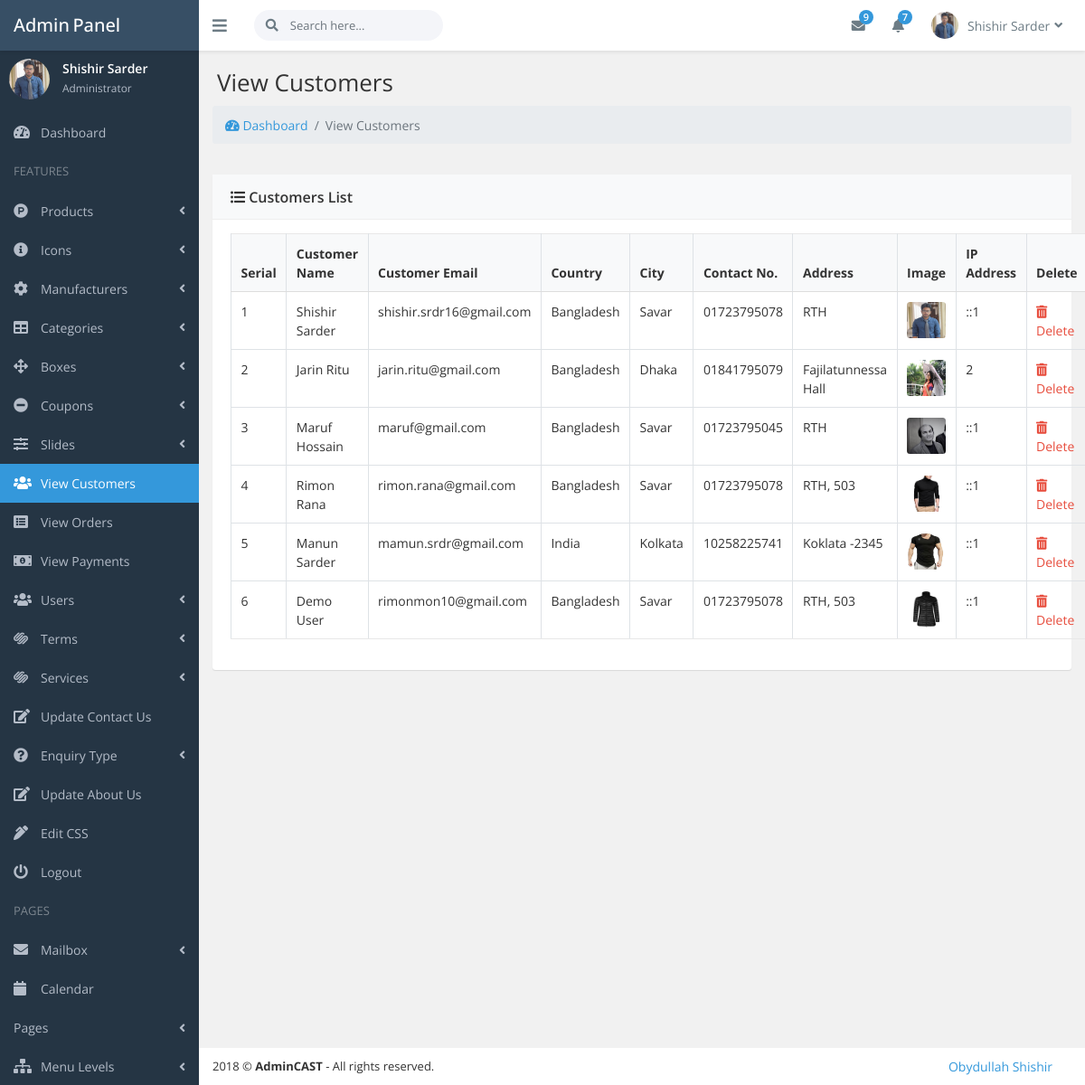
Page /admin_area/index.php?view_customers (signed in) on the committed database.
### tables this page shows
CREATE TABLE `customers` (
  `customer_id` int(10) NOT NULL,
  `customer_name` varchar(255) NOT NULL,
  `customer_email` varchar(255) NOT NULL,
  `customer_pass` varchar(255) NOT NULL,
  `customer_country` varchar(100) NOT NULL,
  `customer_city` varchar(100) NOT NULL,
  `customer_contact` varchar(255) NOT NULL,
  `customer_address` text NOT NULL,
  `customer_image` text NOT NULL,
  `customer_ip` varchar(255) NOT NULL,
  `customer_confirm_code` text NOT NULL
);

### core/init.php (called while the page is built, shortened)
<?php ob_start();
include_once 'database/connection.php';
include_once 'classes/user.php';
global $pdo;
$getFromU = new User($pdo);
?>

### core/classes/user.php (called while the page is built, shortened)
<?php
class User
{
  protected $pdo;
  public function __construct($pdo)
  {
    $this->pdo = $pdo;
  }
  public function view_admin_by_email($admin_email)
  {
    $sql = "SELECT * FROM admins WHERE admin_email = :admin_email";
    $stmt = $this->pdo->prepare($sql);
    $stmt->bindParam(":admin_email", $admin_email);
    $stmt->execute();
    return $stmt->fetch();
  }
  public function viewAllFromTable($table_name)
  {
    $sql = "SELECT * FROM {$table_name}";
    $stmt = $this->pdo->prepare($sql);
    $stmt->execute();
    return $stmt->fetchAll();
  }
}

### admin_area/includes/view_customers.php (the view, shortened to what this page needs)
<div class="page-heading">
    <h1 class="page-title">View Customers</h1>
</div>
<nav aria-label="breadcrumb">
  <ol class="breadcrumb">
    <li class="breadcrumb-item"><a href="index.php?dashboard"><i class="fas fa-tachometer-alt"></i> Dashboard</a></li>
    <li class="breadcrumb-item active" aria-current="page">View Customers</li>
  </ol>
</nav>
<div class="page-content fade-in-up">
    <div class="ibox rounded">
        <div class="ibox-head bg-light">
            <div class="ibox-title"><i class="fas fa-list-ul"></i> Customers List</div>
        </div>
        <div class="ibox-body">
            <table class="table table-bordered table-hover table-responsive-lg" id="example-table" cellspacing="0" width="100%">
                <thead class="bg-light">
                    <tr>
                        <th>Serial</th>
                        <th>Customer Name</th>
                        <th>Customer Email</th>
                        <th>Country</th>
                        <th>City</th>
                        <th>Contact No.</th>
                        <th>Address</th>
                        <th>Image</th>
                        <th>IP Address</th>
                        <th>Delete</th>
                    </tr>
                </thead>
                <tbody>
                    <?php
                        $i =0;
                        $view_customers = $getFromU->viewAllFromTable('customers');
                        foreach ($view_customers as $view_customer) {
                            $customer_name = $view_customer->customer_name;
                            $customer_email = $view_customer->customer_email;
                            $customer_country = $view_customer->customer_country;
                            $customer_city = $view_customer->customer_city;
                            $customer_contact = $view_customer->customer_contact;
                            $customer_address = $view_customer->customer_address;
                            $customer_image = $view_customer->customer_image;
                            $customer_ip = $view_customer->customer_ip;
                            $customer_id = $view_customer->customer_id;
                            $i++;
                    ?>
                    <tr>
                        <td><?php echo $i; ?></td>
                        <td><?php echo $customer_name; ?></td>
                        <td><?php echo $customer_email; ?></td>
                        <td> <?php echo $customer_country; ?></td>
                        <td><?php echo $customer_city; ?></td>
                        <td><?php echo $customer_contact; ?></td>
                        <td><?php echo $customer_address; ?></td>
                        <td class="text-center"><img class="rounded" src="../customer/assets/customer_images/<?php echo $customer_image; ?>" height="40px" width="60px"></td>
                        <td><?php echo $customer_ip; ?></td>
                        <td>
                            <a class="text-danger" onclick="DeleteCustomer('<?php echo $customer_id; ?>')"><i class="fas fa-trash-alt"></i> Delete</a>
                        </td>
                    </tr>
                    <?php } ?>
                </tbody>
            </table>
        </div>
    </div>
</div>

### admin_area/includes/top_nav.php (shortened to what this page needs)
<?php
$admin_email = $_SESSION['admin_email'];
$get_admin = $getFromU->view_admin_by_email($admin_email);
$admin_name = $get_admin->admin_name;
$admin_image = $get_admin->admin_image;
?>
<header class="header">
    <div class="page-brand">
        <a class="link" href="index.html">
            <span class="brand">Admin
                <span class="brand-tip pl-1">Panel</span>
            </span>
        </a>
    </div>
    <div class="flexbox flex-1">
        <ul class="nav navbar-toolbar">
            <li>
                <a class="nav-link sidebar-toggler js-sidebar-toggler"><i class="fas fa-bars"></i></a>
            </li>
            <li>
                <form class="navbar-search" action="javascript:;">
                    <div class="rel">
                        <span class="search-icon"><i class="fas fa-search"></i></span>
                        <input class="form-control" placeholder="Search here...">
                    </div>
                </form>
            </li>
        </ul>
        <ul class="nav navbar-toolbar">
            <li class="dropdown dropdown-inbox">
                <a class="nav-link dropdown-toggle" data-toggle="dropdown"><i class="fas fa-envelope"></i></i>
                    <span class="badge badge-primary envelope-badge">9</span>
                </a>
            </li>
            <li class="dropdown dropdown-notification">
                <a class="nav-link dropdown-toggle" data-toggle="dropdown"><i class="fas fa-bell rel"></i>
                    <span class="badge badge-primary envelope-badge">7</span>
                </a>
            </li>
            <li class="dropdown dropdown-user">
                <a class="nav-link dropdown-toggle link" data-toggle="dropdown">
                    <img src="./assets/img/users/<?php echo $admin_image; ?>" />
                    <span></span><?php echo $admin_name; ?><i class="fa fa-angle-down m-l-5"></i>
                </a>
            </li>
        </ul>
    </div>
</header>

### admin_area/includes/sidebar.php (shortened to what this page needs)
<?php
$admin_email = $_SESSION['admin_email'];
$get_admin = $getFromU->view_admin_by_email($admin_email);
$admin_name = $get_admin->admin_name;
$admin_image = $get_admin->admin_image;
$dashboard = (isset($_GET['dashboard'])) ? 'active' : '';
$products = (isset($_GET['add_product']) || isset($_GET['view_products']) || isset($_GET['edit_product'])) ? 'active' : '';
$icons = (isset($_GET['add_icon']) || isset($_GET['view_icons']) || isset($_GET['edit_icon'])) ? 'active' : '';
$manufacturers = (isset($_GET['add_manufacturer']) || isset($_GET['view_manufacturers']) || isset($_GET['edit_manufacturer'])) ? 'active' : '';
$cats = (isset($_GET['add_cat']) || isset($_GET['view_cats']) || isset($_GET['edit_cat'])) ? 'active' : '';
$slides = (isset($_GET['add_slide']) || isset($_GET['view_slides']) || isset($_GET['edit_slide'])) ? 'active' : '';
$view_customers = (isset($_GET['view_customers'])) ? 'active' : '';
$view_orders = (isset($_GET['view_orders'])) ? 'active' : '';
$view_payments = (isset($_GET['view_payments'])) ? 'active' : '';
$users = (isset($_GET['add_user']) || isset($_GET['view_users']) || isset($_GET['edit_user'])) ? 'active' : '';
$boxes = (isset($_GET['add_box']) || isset($_GET['view_boxes']) || isset($_GET['edit_box'])) ? 'active' : '';
$coupons = (isset($_GET['add_coupon']) || isset($_GET['view_coupons']) || isset($_GET['edit_coupon'])) ? 'active' : '';
$terms = (isset($_GET['add_terms']) || isset($_GET['view_terms']) || isset($_GET['edit_terms'])) ? 'active' : '';
$services = (isset($_GET['add_service']) || isset($_GET['view_services']) || isset($_GET['edit_service'])) ? 'active' : '';
$edit_css = (isset($_GET['edit_css'])) ? 'active' : '';
$edit_contact_us = (isset($_GET['edit_contact_us'])) ? 'active' : '';
$edit_about_us = (isset($_GET['edit_about_us'])) ? 'active' : '';
$enquiry_types = (isset($_GET['add_enquiry_type']) || isset($_GET['view_enquiry_types']) || isset($_GET['edit_enquiry_type'])) ? 'active' : '';
?>
<nav class="page-sidebar" id="sidebar">
    <div id="sidebar-collapse">
        <div class="admin-block d-flex">
            <div>
                <img src="./assets/img/users/<?php echo $admin_image; ?>" class="img-fluid img-circle" width="45px" />
            </div>
            <div class="admin-info">
                <div class="font-strong"><?php echo $admin_name; ?></div><small>Administrator</small>
            </div>
        </div>
        <ul class="side-menu metismenu">
            <li>
                <a class="<?php echo $dashboard; ?>" href="index.php?dashboard"><i class="sidebar-item-icon fas fa-tachometer-alt"></i>
                    <span class="nav-label">Dashboard</span>
                </a>
            </li>
            <li class="heading">FEATURES</li>
            <li class="<?php echo $products; ?>">
                <a href="javascript:;"><i class="sidebar-item-icon fab fa-product-hunt"></i>
                    <span class="nav-label">Products</span><i class="fa fa-angle-left arrow"></i>
                </a>
            </li>
            <li class="<?php echo $icons; ?>">
                <a href="javascript:;"><i class="sidebar-item-icon fas fa-info-circle"></i>
                    <span class="nav-label">Icons</span><i class="fa fa-angle-left arrow"></i>
                </a>
            </li>
            <li class="<?php echo $manufacturers; ?>">
                <a href="javascript:;"><i class="sidebar-item-icon fas fa-cog"></i>
                    <span class="nav-label">Manufacturers</span><i class="fa fa-angle-left arrow"></i>
                </a>
            </li>
            <li class="<?php echo $cats; ?>">
                <a href="javascript:;"><i class="sidebar-item-icon fa fa-table"></i>
                    <span class="nav-label">Categories</span><i class="fa fa-angle-left arrow"></i>
                </a>
            </li>
            <li class="<?php echo $boxes; ?>">
                <a href="javascript:;"><i class="sidebar-item-icon fas fa-arrows-alt"></i>
                    <span class="nav-label">Boxes</span><i class="fas fa-angle-left arrow"></i>
                </a>
            </li>
            <li class="<?php echo $coupons; ?>">
                <a href="javascript:;"><i class="sidebar-item-icon fas fa-minus-circle"></i>
                    <span class="nav-label">Coupons</span><i class="fas fa-angle-left arrow"></i>
                </a>
            </li>
            <li class="<?php echo $slides; ?>">
                <a href="javascript:;"><i class="sidebar-item-icon fas fa-sliders-h"></i>
                    <span class="nav-label">Slides</span><i class="fa fa-angle-left arrow"></i>
                </a>
            </li>
            <li class="<?php echo $view_customers; ?>">
                <a href="index.php?view_customers"><i class="sidebar-item-icon fas fa-users"></i>
                    <span class="nav-label">View Customers</span>
                </a>
            </li>
            <li class="<?php echo $view_orders; ?>">
                <a href="index.php?view_orders"><i class="sidebar-item-icon fas fa-list-alt"></i>
                    <span class="nav-label">View Orders</span>
                </a>
            </li>
            <li class="<?php echo $view_payments; ?>">
                <a href="index.php?view_payments"><i class="sidebar-item-icon fas fa-money-bill-alt"></i>
                    <span class="nav-label">View Payments</span>
                </a>
            </li>
            <li class="<?php echo $users; ?>">
                <a href="javascript:;"><i class="sidebar-item-icon fa fa-users"></i>
                    <span class="nav-label">Users</span><i class="fa fa-angle-left arrow"></i></a>
            </li>
            <li class="<?php echo $terms; ?>">
                <a href="javascript:;"><i class="sidebar-item-icon fab fa-squarespace"></i>
                    <span class="nav-label">Terms</span><i class="fa fa-angle-left arrow"></i></a>
            </li>
            <li class="<?php echo $services; ?>">
                <a href="javascript:;"><i class="sidebar-item-icon fab fa-squarespace"></i>
                    <span class="nav-label">Services</span><i class="fa fa-angle-left arrow"></i></a>
            </li>
            <li class="<?php echo $edit_contact_us; ?>">
                <a href="index.php?edit_contact_us"><i class="sidebar-item-icon fas fas fa-edit"></i>
                    <span class="nav-label">Update Contact Us</span>
                </a>
            </li>
            <li class="<?php echo $enquiry_types; ?>">
                <a href="javascript:;"><i class="sidebar-item-icon fas fa-question-circle"></i>
                    <span class="nav-label">Enquiry Type</span><i class="fa fa-angle-left arrow"></i></a>
            </li>
            <li class="<?php echo $edit_about_us; ?>">
                <a href="index.php?edit_about_us"><i class="sidebar-item-icon fas fas fa-edit"></i>
                    <span class="nav-label">Update About Us</span>
                </a>
            </li>
            <li class="<?php echo $edit_css; ?>">
                <a href="index.php?edit_css"><i class="sidebar-item-icon fas fas fa-pen-alt"></i>
                    <span class="nav-label">Edit CSS</span>
                </a>
            </li>
            <li>
                <a href="logout.php"><i class="sidebar-item-icon fas fa-power-off"></i>
                    <span class="nav-label">Logout</span>
                </a>
            </li>
            <li class="heading">PAGES</li>
            <li>
                <a href="javascript:;"><i class="sidebar-item-icon fa fa-envelope"></i>
                    <span class="nav-label">Mailbox</span><i class="fa fa-angle-left arrow"></i></a>
            </li>
            <li>
                <a href="calendar.html"><i class="sidebar-item-icon fa fa-calendar"></i>
                    <span class="nav-label">Calendar</span>
                </a>
            </li>
            <li>
                <a href="javascript:;"><i class="sidebar-item-icon fa fa-file-text"></i>
                    <span class="nav-label">Pages</span><i class="fa fa-angle-left arrow"></i></a>
            </li>
            <li>
                <a href="javascript:;"><i class="sidebar-item-icon fa fa-sitemap"></i>
                    <span class="nav-label">Menu Levels</span><i class="fa fa-angle-left arrow"></i></a>
            </li>
        </ul>
    </div>
</nav>

### rows in the picture
customers: customer_name "Shishir Sarder", customer_email "shishir.srdr16@gmail.com", customer_country "Bangladesh", customer_city "Savar", customer_contact "01723795078", customer_address "RTH", customer_image (picture), customer_ip "::1"
customers: customer_name "Jarin Ritu", customer_email "jarin.ritu@gmail.com", customer_country "Bangladesh", customer_city "Dhaka", customer_contact "01841795079", customer_address "Fajilatunnessa Hall", customer_image (picture), customer_ip "2"
customers: customer_name "Maruf Hossain", customer_email "maruf@gmail.com", customer_country "Bangladesh", customer_city "Savar", customer_contact "01723795045", customer_address "RTH", customer_image (picture), customer_ip "::1"
customers: customer_name "Rimon Rana", customer_email "rimon.rana@gmail.com", customer_country "Bangladesh", customer_city "Savar", customer_contact "01723795078", customer_address "RTH, 503", customer_image (picture), customer_ip "::1"
customers: customer_name "Manun Sarder", customer_email "mamun.srdr@gmail.com", customer_country "India", customer_city "Kolkata", customer_contact "10258225741", customer_address "Koklata -2345", customer_image (picture), customer_ip "::1"
customers: customer_name "Demo User", customer_email "rimonmon10@gmail.com", customer_country "Bangladesh", customer_city "Savar", customer_contact "01723795078", customer_address "RTH, 503", customer_image (picture), customer_ip "::1"

### other values in the picture
$admin_name "Shishir Sarder"
